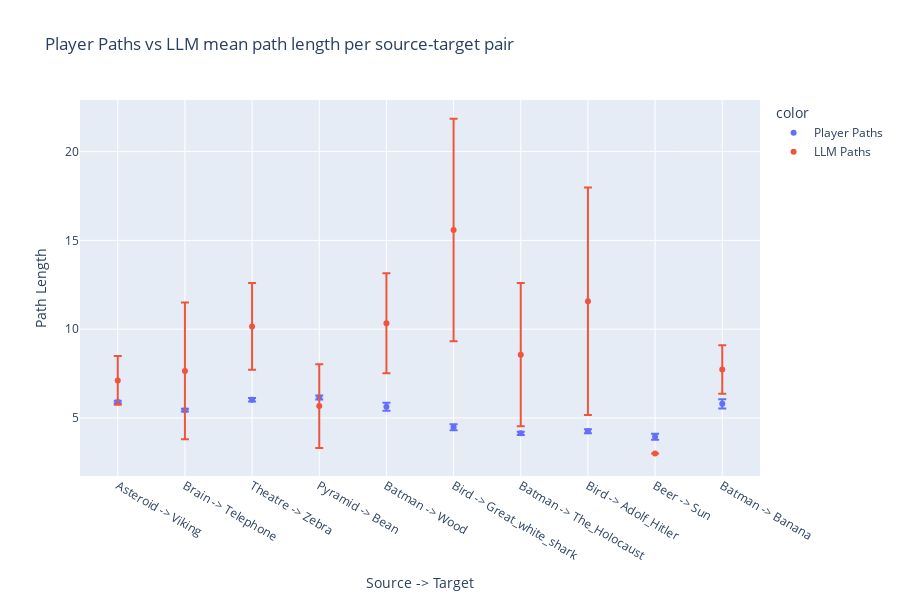
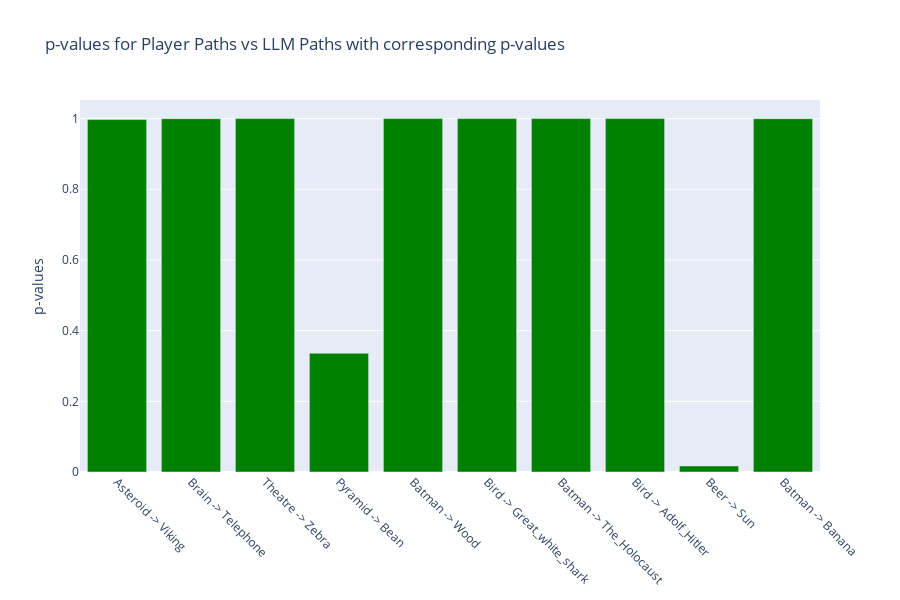

These figures' notebook cell, in order:
### Code cell
# Plot LLM and players mean lengths and errors
utils.plot_llms_vs_players(sources, targets, finished_paths_df, llm_paths)
p_values = utils.tstats_pvalues(sources, targets, finished_paths_df, llm_paths)
utils.plot_tsatistics(sources, targets, p_values)

### Figure 1 — Plotly figure (JSON) as saved in the notebook; plotly's stock layout.template omitted (floating-point values rounded to 4 significant figures)
{"data": [{"error_y": {"array": [0.06878, 0.07722, 0.09704, 0.1104, 0.2255, 0.1669, 0.09391, 0.1173, 0.1698, 0.2616]}, "hovertemplate": "color=Player Paths<br>Source -> Target=%{x}<br>Path Length=%{y}<extra></extra>", "legendgroup": "Player Paths", "marker": {"color": "#636efa", "symbol": "circle"}, "mode": "markers", "name": "Player Paths", "orientation": "v", "showlegend": true, "type": "scatter", "x": ["Asteroid -> Viking", "Brain -> Telephone", "Theatre -> Zebra", "Pyramid -> Bean", "Batman -> Wood", "Bird -> Great_white_shark", "Batman -> The_Holocaust", "Bird -> Adolf_Hitler", "Beer -> Sun", "Batman -> Banana"], "xaxis": "x", "y": [5.897, 5.435, 6.028, 6.153, 5.628, 4.478, 4.134, 4.252, 3.939, 5.797], "yaxis": "y"}, {"error_y": {"array": [1.368, 3.849, 2.445, 2.357, 2.821, 6.264, 4.031, 6.411, 0, 1.366]}, "hovertemplate": "color=LLM Paths<br>Source -> Target=%{x}<br>Path Length=%{y}<extra></extra>", "legendgroup": "LLM Paths", "marker": {"color": "#EF553B", "symbol": "circle"}, "mode": "markers", "name": "LLM Paths", "orientation": "v", "showlegend": true, "type": "scatter", "x": ["Asteroid -> Viking", "Brain -> Telephone", "Theatre -> Zebra", "Pyramid -> Bean", "Batman -> Wood", "Bird -> Great_white_shark", "Batman -> The_Holocaust", "Bird -> Adolf_Hitler", "Beer -> Sun", "Batman -> Banana"], "xaxis": "x", "y": [7.115, 7.647, 10.15, 5.667, 10.33, 15.58, 8.562, 11.57, 3, 7.722], "yaxis": "y"}], "layout": {"height": 600, "legend": {"title": {"text": "color"}, "tracegroupgap": 0}, "title": {"text": "Player Paths vs LLM mean path length per source-target pair"}, "xaxis": {"anchor": "y", "domain": [0, 1], "tickmode": "array", "ticktext": ["Asteroid -> Viking", "Brain -> Telephone", "Theatre -> Zebra", "Pyramid -> Bean", "Batman -> Wood", "Bird -> Great_white_shark", "Batman -> The_Holocaust", "Bird -> Adolf_Hitler", "Beer -> Sun", "Batman -> Banana"], "tickvals": [0, 1, 2, 3, 4, 5, 6, 7, 8, 9], "title": {"text": "Source -> Target"}}, "yaxis": {"anchor": "x", "domain": [0, 1], "title": {"text": "Path Length"}}}}

### Figure 2 — Plotly figure (JSON) as saved in the notebook; plotly's stock layout.template omitted (floating-point values rounded to 4 significant figures)
{"data": [{"marker": {"color": "green"}, "name": "p-values", "showlegend": false, "type": "bar", "x": ["Asteroid -> Viking"], "y": [0.9972]}, {"marker": {"color": "green"}, "name": "p-values", "showlegend": false, "type": "bar", "x": ["Brain -> Telephone"], "y": [0.9998]}, {"marker": {"color": "green"}, "name": "p-values", "showlegend": false, "type": "bar", "x": ["Theatre -> Zebra"], "y": [1.0]}, {"marker": {"color": "green"}, "name": "p-values", "showlegend": false, "type": "bar", "x": ["Pyramid -> Bean"], "y": [0.3359]}, {"marker": {"color": "green"}, "name": "p-values", "showlegend": false, "type": "bar", "x": ["Batman -> Wood"], "y": [1.0]}, {"marker": {"color": "green"}, "name": "p-values", "showlegend": false, "type": "bar", "x": ["Bird -> Great_white_shark"], "y": [1]}, {"marker": {"color": "green"}, "name": "p-values", "showlegend": false, "type": "bar", "x": ["Batman -> The_Holocaust"], "y": [1]}, {"marker": {"color": "green"}, "name": "p-values", "showlegend": false, "type": "bar", "x": ["Bird -> Adolf_Hitler"], "y": [1.0]}, {"marker": {"color": "green"}, "name": "p-values", "showlegend": false, "type": "bar", "x": ["Beer -> Sun"], "y": [0.01703]}, {"marker": {"color": "green"}, "name": "p-values", "showlegend": false, "type": "bar", "x": ["Batman -> Banana"], "y": [0.9997]}], "layout": {"height": 600, "title": {"text": "p-values for Player Paths vs LLM Paths with corresponding p-values"}, "xaxis": {"tickangle": 45, "tickmode": "array", "ticktext": ["Asteroid -> Viking", "Brain -> Telephone", "Theatre -> Zebra", "Pyramid -> Bean", "Batman -> Wood", "Bird -> Great_white_shark", "Batman -> The_Holocaust", "Bird -> Adolf_Hitler", "Beer -> Sun", "Batman -> Banana"], "tickvals": [0, 1, 2, 3, 4, 5, 6, 7, 8, 9]}, "yaxis": {"title": {"text": "p-values"}}}}
